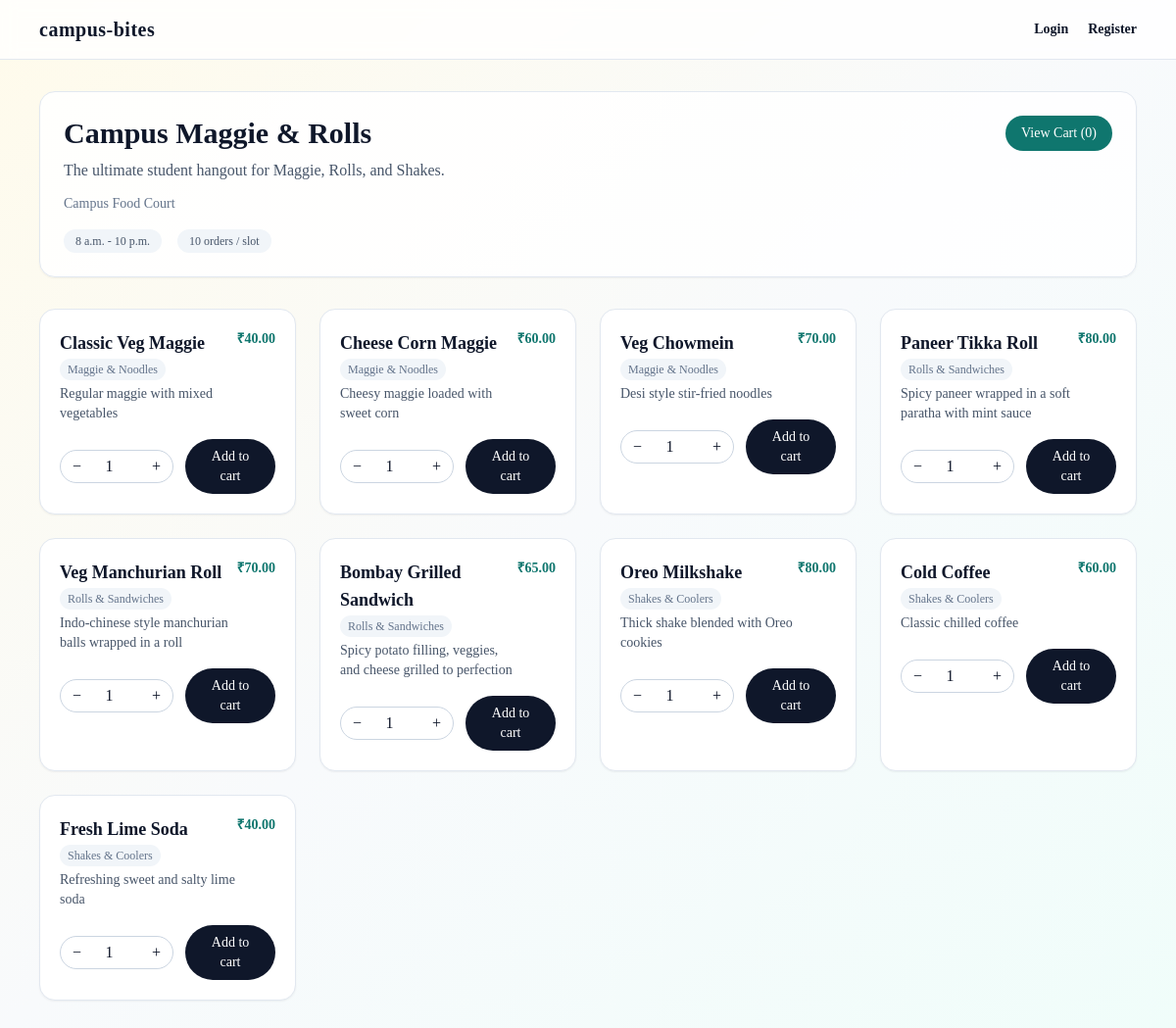
Page /shops/7/ on the committed database.
### shops/models.py (models this page shows, shortened)
class Shop(models.Model):
    name = models.CharField(max_length=150)
    description = models.TextField(blank=True)
    address = models.TextField(blank=True)
    phone_number = models.CharField(max_length=15, blank=True, help_text="Shop contact number")
    email = models.EmailField(blank=True, help_text="Shop contact email")
    owner = models.ForeignKey(settings.AUTH_USER_MODEL, on_delete=models.CASCADE)
    opening_time = models.TimeField()
    closing_time = models.TimeField()
    max_orders_per_slot = models.PositiveIntegerField(default=5)
    created_at = models.DateTimeField(auto_now_add=True)

### menu/models.py (models this page shows, shortened)
class MenuItem(models.Model):
    shop = models.ForeignKey(Shop, on_delete=models.CASCADE)
    category = models.ForeignKey(Category, on_delete=models.SET_NULL, null=True, blank=True)
    name = models.CharField(max_length=150)
    description = models.TextField(blank=True)
    price = models.DecimalField(max_digits=8, decimal_places=2)
    is_available = models.BooleanField(default=True)
    preparation_time_minutes = models.PositiveIntegerField(default=10)
    image = models.ImageField(upload_to='menu_items/', blank=True, null=True)

class Category(models.Model):
    shop = models.ForeignKey(Shop, on_delete=models.CASCADE)
    name = models.CharField(max_length=100)

### shops/views.py (the view)
# urls.py: path("shops/<int:shop_id>/", shop_detail, name="detail"),
def shop_detail(request, shop_id):
    shop = get_object_or_404(Shop, id=shop_id)
    items = MenuItem.objects.filter(shop=shop, is_available=True).select_related("category")
    cart = request.session.get("cart_items", {})
    cart_items_count = 0
    for quantity in cart.values():
        try:
            cart_items_count += int(quantity)
        except (TypeError, ValueError):
            continue
    return render(request, "shops/shop_detail.html", {"shop": shop, "items": items, "cart_items_count": cart_items_count})

### accounts/context_processors.py (called while the page is built)
def notification_count(request):
    if request.user.is_authenticated:
        unread_count = Notification.objects.filter(user=request.user, is_read=False).count()
        return {'unread_notifications_count': unread_count}
    return {'unread_notifications_count': 0}

### templates/shops/shop_detail.html (shortened to what this page needs)
{% extends "base.html" %}
{% block content %}
<div class="mb-8 bg-white/90 border border-slate-200 rounded-2xl p-6 shadow-sm">
    <div class="flex items-start justify-between">
        <div>
            <h1 class="text-3xl font-semibold">{{ shop.name }}</h1>
            <p class="text-slate-600 mt-2">{{ shop.description }}</p>
            {% if shop.address %}
                <p class="text-sm text-slate-500 mt-3">{{ shop.address }}</p>
            {% endif %}
        </div>
        <a href="{% url 'orders:cart' %}" class="bg-teal-700 text-white px-4 py-2 rounded-full text-sm">View Cart ({{ cart_items_count }})</a>
    </div>
    <div class="mt-4 flex flex-wrap gap-4 text-xs text-slate-600">
        <span class="bg-slate-100 px-3 py-1 rounded-full">{{ shop.opening_time }} - {{ shop.closing_time }}</span>
        <span class="bg-slate-100 px-3 py-1 rounded-full">{{ shop.max_orders_per_slot }} orders / slot</span>
    </div>
</div>
<div class="grid md:grid-cols-4 gap-6">
    {% for item in items %}
        <div class="bg-white rounded-2xl shadow-sm border border-slate-200 p-5">
            <div class="flex items-start justify-between">
                <div>
                    <h3 class="font-semibold text-lg">{{ item.name }}</h3>
                    {% if item.category %}
                        <span class="text-xs text-slate-500 bg-slate-100 px-2 py-1 rounded-full">{{ item.category.name }}</span>
                    {% endif %}
                    <p class="text-sm text-slate-600 mt-1">{{ item.description }}</p>
                </div>
                <span class="text-sm font-semibold text-teal-700">₹{{ item.price }}</span>
            </div>
            <div class="mt-4 flex items-center gap-3">
                <div class="flex items-center border border-slate-300 rounded-full">
                    <button class="px-3 py-1 quantity-btn" data-item="{{ item.id }}" data-action="decrease">−</button>
                    <input type="number" id="qty_{{ item.id }}" class="w-12 text-center border-none" value="1" min="1" max="10">
                    <button class="px-3 py-1 quantity-btn" data-item="{{ item.id }}" data-action="increase">+</button>
                </div>
                <button type="button" class="bg-slate-900 text-white px-4 py-2 rounded-full text-sm add-to-cart-btn" data-item="{{ item.id }}">Add to cart</button>
            </div>
        </div>
    {% empty %}
        <p>No items available.</p>
    {% endfor %}
</div>
{% endblock %}

### templates/base.html (style rules this page uses)
:root { --brand-ink: #0f172a; --brand-accent: #0f766e; --brand-warm: #f59e0b; }
body { font-family: "Palatino Linotype", "Book Antiqua", Palatino, "Times New Roman", serif; }

### rows in the picture
Shop: name "Campus Maggie & Rolls", description "The ultimate student hangout for Maggie, Rolls, and Shakes.", address "Campus Food Court", opening_time "8 a.m.", closing_time "10 p.m.", max_orders_per_slot "10"
MenuItem: name "Classic Veg Maggie", category.name "Maggie & Noodles", description "Regular maggie with mixed vegetables", price "40.00"
MenuItem: name "Cheese Corn Maggie", category.name "Maggie & Noodles", description "Cheesy maggie loaded with sweet corn", price "60.00"
MenuItem: name "Veg Chowmein", category.name "Maggie & Noodles", description "Desi style stir-fried noodles", price "70.00"
MenuItem: name "Paneer Tikka Roll", category.name "Rolls & Sandwiches", description "Spicy paneer wrapped in a soft paratha with mint sauce", price "80.00"
MenuItem: name "Veg Manchurian Roll", category.name "Rolls & Sandwiches", description "Indo-chinese style manchurian balls wrapped in a roll", price "70.00"
MenuItem: name "Bombay Grilled Sandwich", category.name "Rolls & Sandwiches", description "Spicy potato filling, veggies, and cheese grilled to perfection", price "65.00"
MenuItem: name "Oreo Milkshake", category.name "Shakes & Coolers", description "Thick shake blended with Oreo cookies", price "80.00"
MenuItem: name "Cold Coffee", category.name "Shakes & Coolers", description "Classic chilled coffee", price "60.00"
MenuItem: name "Fresh Lime Soda", category.name "Shakes & Coolers", description "Refreshing sweet and salty lime soda", price "40.00"

### other values in the picture
{{ cart_items_count }} "0"
